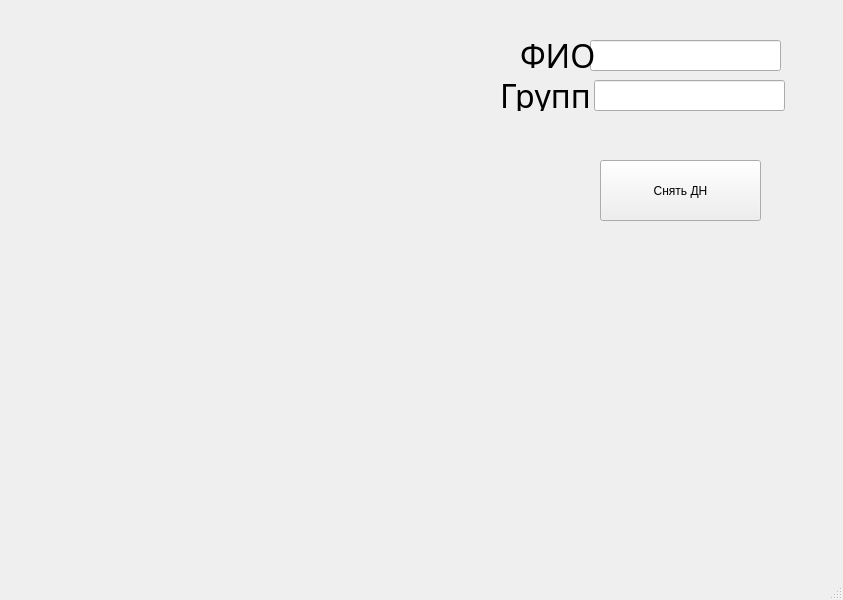
<?xml version="1.0" encoding="UTF-8"?>
<ui version="4.0">
 <class>MainWindow</class>
 <widget class="QMainWindow" name="MainWindow">
  <property name="geometry">
   <rect>
    <x>0</x>
    <y>0</y>
    <width>843</width>
    <height>600</height>
   </rect>
  </property>
  <property name="windowTitle">
   <string>MainWindow</string>
  </property>
  <widget class="QWidget" name="centralwidget">
   <widget class="QLineEdit" name="FIO">
    <property name="geometry">
     <rect>
      <x>590</x>
      <y>40</y>
      <width>191</width>
      <height>31</height>
     </rect>
    </property>
   </widget>
   <widget class="QLabel" name="label">
    <property name="geometry">
     <rect>
      <x>520</x>
      <y>40</y>
      <width>91</width>
      <height>31</height>
     </rect>
    </property>
    <property name="font">
     <font>
      <family>GOST type A</family>
      <pointsize>24</pointsize>
     </font>
    </property>
    <property name="text">
     <string>ФИО</string>
    </property>
   </widget>
   <widget class="QLineEdit" name="group">
    <property name="geometry">
     <rect>
      <x>594</x>
      <y>80</y>
      <width>191</width>
      <height>31</height>
     </rect>
    </property>
    <property name="text">
     <string/>
    </property>
   </widget>
   <widget class="QLabel" name="label_2">
    <property name="geometry">
     <rect>
      <x>500</x>
      <y>80</y>
      <width>91</width>
      <height>31</height>
     </rect>
    </property>
    <property name="font">
     <font>
      <family>GOST type A</family>
      <pointsize>24</pointsize>
     </font>
    </property>
    <property name="text">
     <string>Группа</string>
    </property>
   </widget>
   <widget class="QPushButton" name="pushButton">
    <property name="geometry">
     <rect>
      <x>600</x>
      <y>160</y>
      <width>161</width>
      <height>61</height>
     </rect>
    </property>
    <property name="text">
     <string>Снять ДН</string>
    </property>
   </widget>
  </widget>
  <widget class="QMenuBar" name="menubar">
   <property name="geometry">
    <rect>
     <x>0</x>
     <y>0</y>
     <width>843</width>
     <height>21</height>
    </rect>
   </property>
  </widget>
  <widget class="QStatusBar" name="statusbar"/>
 </widget>
 <resources/>
 <connections/>
</ui>
